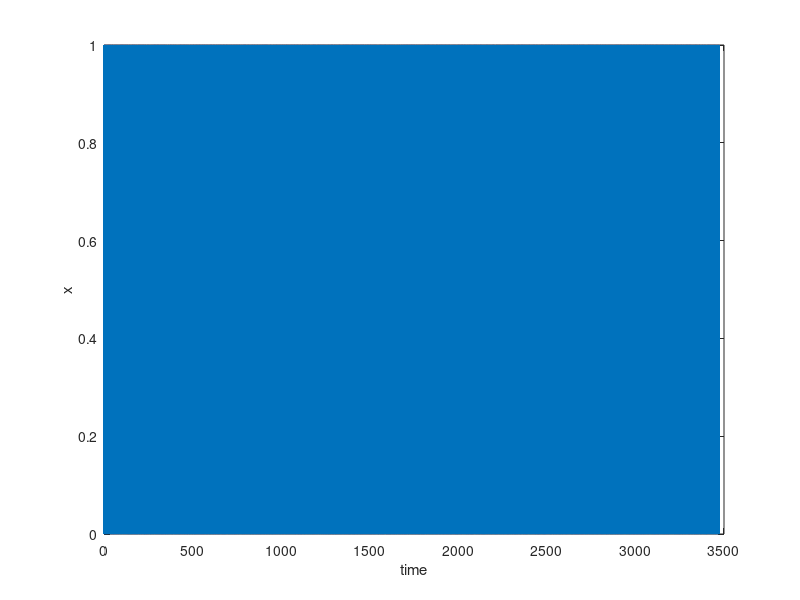
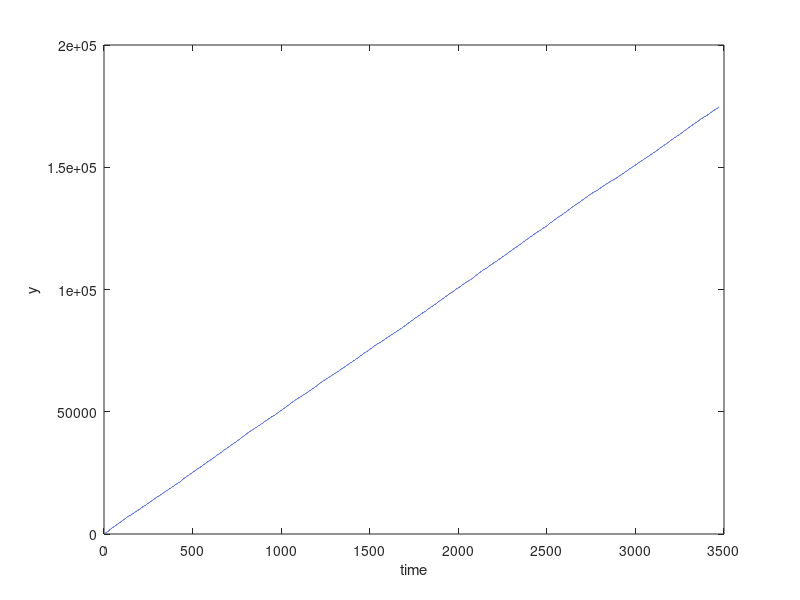
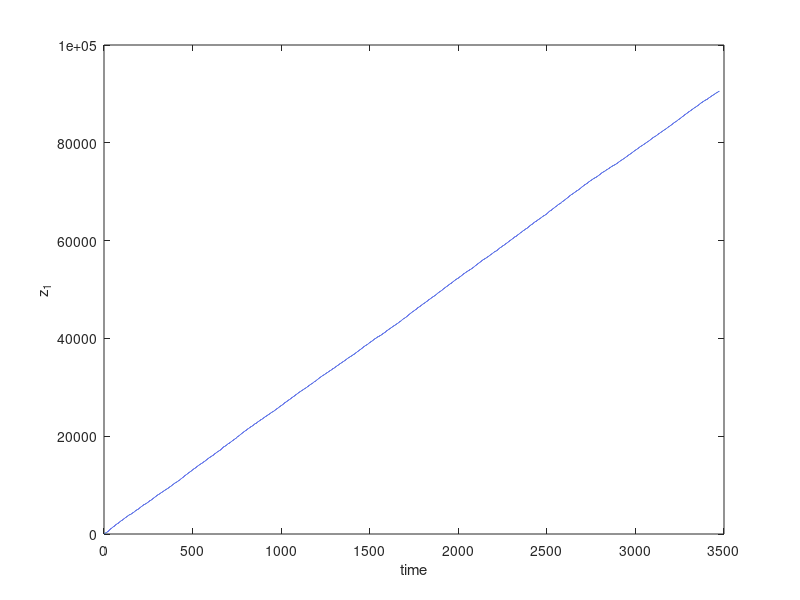
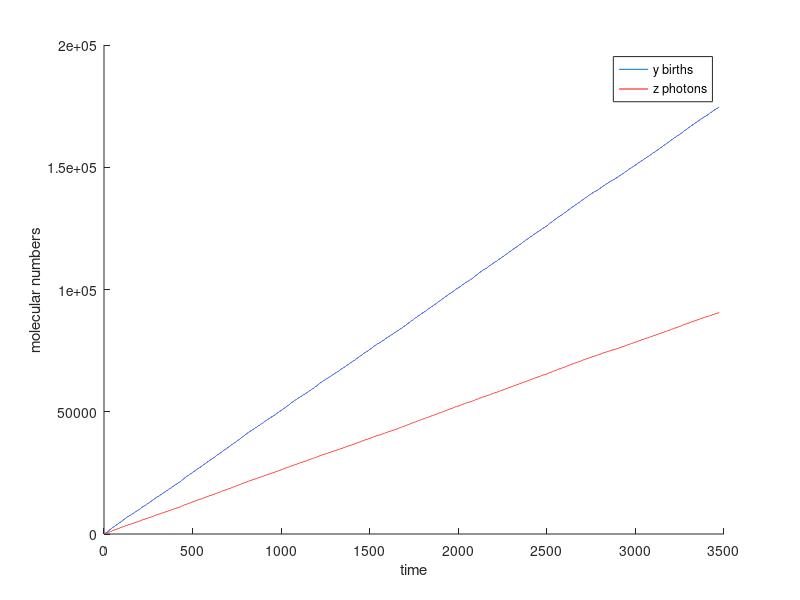

These charts were generated, in order, by the following MATLAB code:
% Gillespie code to simulate the effect of stages of exponential delay with
% x as the hidden MC, y the non-delayed photons and z an altered version of
% y with a reduced rate due to an introduced delay
% Assumes a 2 state symmetrical MC at the moment
clear all
clc
close all


% Initialise main variables
N = 300000;
nMolec = 3;
T = zeros(N, 1);
Z = zeros(N, nMolec);

% Initialise rate parameters
k = 10;
alpha = 100;

% Main Gillespie algorithm
for i = 2:N
    % Markov state and undelayed photons
    x = Z(i - 1, 1);
    y = Z(i - 1, 2);
    rdot3 = [k*(1 - x) k*x alpha*x];
    
    % Delayed molecules based on a reduced rate
    z = Z(i - 1, 3);
    b = exprnd(1/80);
    rdot = [rdot3 1/(1/(alpha*x) + b)];
    R1 = [1 -1 0 0];
    R2 = [0 0 1 0];
    R3 = [0 0 0 1];
    R = [R1; R2; R3];
    
    % Calculate the next reaction time from rate sum and update molecular
    % numbers based on reaction chosen
    rdotsum = sum(rdot);
    T(i) = T(i - 1) - log(rand)/rdotsum;
    rdot = rdot/rdotsum;
    reac = 1 + sum(rand > cumsum(rdot));
    Z(i, :) = Z(i - 1, :) + R(:, reac)';
end

% Plot the main molecular trajectories
for i = 1:nMolec
    figure;
    stairs(T, Z(:, i));
    xlabel('time');
    switch(i)
        case 1
            ylabel('x');
        case 2
            ylabel('y');
        otherwise
            ylabel(['z_{' num2str(i - 2) '}']);
    end
end

% Extra plot comparing z with y births
if nMolec == 3
    % Get birth process of y
    y = Z(:, 2);
    dy = diff(y);
    id_ydea = find(dy == -1);
    dy(id_ydea) = 0;
    ybir = cumsum([y(1); dy]);
    zbir = Z(:, 3);
    
    figure;
    hold on
    stairs(T, ybir);
    stairs(T, zbir, 'r');
    hold off
    xlabel('time');
    ylabel('molecular numbers');
    legend('y births', 'z photons', 'location', 'best');
end
    
    